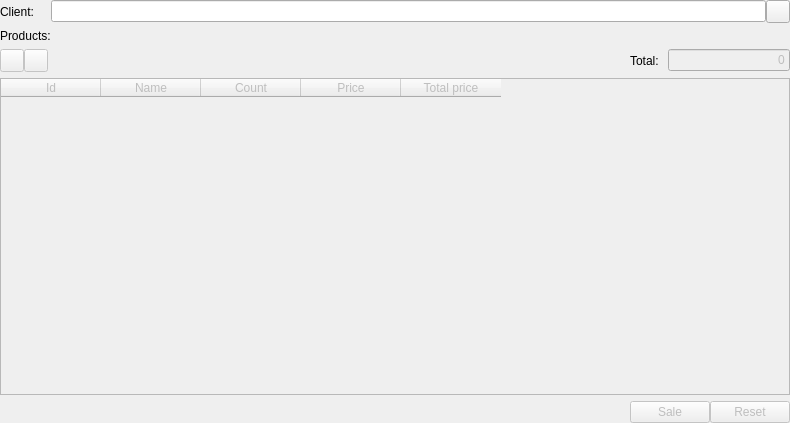
<?xml version="1.0" encoding="UTF-8"?>
<ui version="4.0">
 <class>NewSaleForm</class>
 <widget class="QWidget" name="NewSaleForm">
  <property name="geometry">
   <rect>
    <x>0</x>
    <y>0</y>
    <width>790</width>
    <height>423</height>
   </rect>
  </property>
  <property name="windowTitle">
   <string>Form</string>
  </property>
  <layout class="QGridLayout" name="gridLayout">
   <property name="leftMargin">
    <number>0</number>
   </property>
   <property name="topMargin">
    <number>0</number>
   </property>
   <property name="rightMargin">
    <number>0</number>
   </property>
   <property name="bottomMargin">
    <number>0</number>
   </property>
   <property name="horizontalSpacing">
    <number>0</number>
   </property>
   <item row="0" column="0">
    <widget class="QLabel" name="lblClient">
     <property name="text">
      <string>Client:</string>
     </property>
    </widget>
   </item>
   <item row="0" column="1" colspan="4">
    <widget class="QLineEdit" name="txtClient">
     <property name="readOnly">
      <bool>true</bool>
     </property>
    </widget>
   </item>
   <item row="0" column="5">
    <widget class="QToolButton" name="btnSelectClient">
     <property name="text">
      <string/>
     </property>
     <property name="icon">
      <iconset resource="../../res/resource.qrc">
       <normaloff>:/icons/select.png</normaloff>:/icons/select.png</iconset>
     </property>
    </widget>
   </item>
   <item row="1" column="0">
    <widget class="QLabel" name="lblProducts">
     <property name="text">
      <string>Products:</string>
     </property>
    </widget>
   </item>
   <item row="2" column="0" colspan="2">
    <widget class="QWidget" name="widget" native="true">
     <layout class="QHBoxLayout" name="horizontalLayout">
      <property name="spacing">
       <number>0</number>
      </property>
      <property name="leftMargin">
       <number>0</number>
      </property>
      <property name="topMargin">
       <number>0</number>
      </property>
      <property name="rightMargin">
       <number>0</number>
      </property>
      <property name="bottomMargin">
       <number>0</number>
      </property>
      <item>
       <widget class="QToolButton" name="btnAddProduct">
        <property name="enabled">
         <bool>false</bool>
        </property>
        <property name="text">
         <string/>
        </property>
        <property name="icon">
         <iconset resource="../../res/resource.qrc">
          <normaloff>:/icons/plus.png</normaloff>:/icons/plus.png</iconset>
        </property>
       </widget>
      </item>
      <item>
       <widget class="QToolButton" name="btnDeleteProduct">
        <property name="enabled">
         <bool>false</bool>
        </property>
        <property name="text">
         <string/>
        </property>
        <property name="icon">
         <iconset resource="../../res/resource.qrc">
          <normaloff>:/icons/minus.png</normaloff>:/icons/minus.png</iconset>
        </property>
       </widget>
      </item>
      <item>
       <spacer name="horizontalSpacer_2">
        <property name="orientation">
         <enum>Qt::Horizontal</enum>
        </property>
        <property name="sizeHint" stdset="0">
         <size>
          <width>40</width>
          <height>20</height>
         </size>
        </property>
       </spacer>
      </item>
     </layout>
    </widget>
   </item>
   <item row="2" column="3" colspan="3">
    <widget class="QLineEdit" name="txtTotal">
     <property name="enabled">
      <bool>false</bool>
     </property>
     <property name="sizePolicy">
      <sizepolicy hsizetype="Minimum" vsizetype="Fixed">
       <horstretch>0</horstretch>
       <verstretch>0</verstretch>
      </sizepolicy>
     </property>
     <property name="text">
      <string>0</string>
     </property>
     <property name="alignment">
      <set>Qt::AlignRight|Qt::AlignTrailing|Qt::AlignVCenter</set>
     </property>
     <property name="readOnly">
      <bool>true</bool>
     </property>
    </widget>
   </item>
   <item row="3" column="0" colspan="6">
    <widget class="QTableWidget" name="tableWidget">
     <property name="enabled">
      <bool>false</bool>
     </property>
     <property name="selectionMode">
      <enum>QAbstractItemView::SingleSelection</enum>
     </property>
     <property name="selectionBehavior">
      <enum>QAbstractItemView::SelectRows</enum>
     </property>
     <column>
      <property name="text">
       <string>Id</string>
      </property>
     </column>
     <column>
      <property name="text">
       <string>Name</string>
      </property>
     </column>
     <column>
      <property name="text">
       <string>Count</string>
      </property>
     </column>
     <column>
      <property name="text">
       <string>Price</string>
      </property>
     </column>
     <column>
      <property name="text">
       <string>Total price</string>
      </property>
     </column>
    </widget>
   </item>
   <item row="4" column="1">
    <spacer name="horizontalSpacer">
     <property name="orientation">
      <enum>Qt::Horizontal</enum>
     </property>
     <property name="sizeHint" stdset="0">
      <size>
       <width>630</width>
       <height>20</height>
      </size>
     </property>
    </spacer>
   </item>
   <item row="4" column="2" colspan="2">
    <widget class="QPushButton" name="btnSale">
     <property name="enabled">
      <bool>false</bool>
     </property>
     <property name="text">
      <string>Sale</string>
     </property>
     <property name="icon">
      <iconset resource="../../res/resource.qrc">
       <normaloff>:/icons/buy.png</normaloff>:/icons/buy.png</iconset>
     </property>
    </widget>
   </item>
   <item row="4" column="4" colspan="2">
    <widget class="QPushButton" name="btnReset">
     <property name="enabled">
      <bool>false</bool>
     </property>
     <property name="text">
      <string>Reset</string>
     </property>
     <property name="icon">
      <iconset resource="../../res/resource.qrc">
       <normaloff>:/icons/delete.png</normaloff>:/icons/delete.png</iconset>
     </property>
    </widget>
   </item>
   <item row="2" column="2">
    <widget class="QLabel" name="lblTotal">
     <property name="text">
      <string>Total:</string>
     </property>
    </widget>
   </item>
  </layout>
 </widget>
 <resources>
  <include location="../../res/resource.qrc"/>
 </resources>
 <connections>
  <connection>
   <sender>btnSelectClient</sender>
   <signal>clicked()</signal>
   <receiver>NewSaleForm</receiver>
   <slot>slotButton()</slot>
   <hints>
    <hint type="sourcelabel">
     <x>802</x>
     <y>12</y>
    </hint>
    <hint type="destinationlabel">
     <x>407</x>
     <y>228</y>
    </hint>
   </hints>
  </connection>
  <connection>
   <sender>btnSale</sender>
   <signal>clicked()</signal>
   <receiver>NewSaleForm</receiver>
   <slot>slotButton()</slot>
   <hints>
    <hint type="sourcelabel">
     <x>769</x>
     <y>443</y>
    </hint>
    <hint type="destinationlabel">
     <x>407</x>
     <y>228</y>
    </hint>
   </hints>
  </connection>
  <connection>
   <sender>btnAddProduct</sender>
   <signal>clicked()</signal>
   <receiver>NewSaleForm</receiver>
   <slot>slotButton()</slot>
   <hints>
    <hint type="sourcelabel">
     <x>13</x>
     <y>68</y>
    </hint>
    <hint type="destinationlabel">
     <x>407</x>
     <y>228</y>
    </hint>
   </hints>
  </connection>
  <connection>
   <sender>btnDeleteProduct</sender>
   <signal>clicked()</signal>
   <receiver>NewSaleForm</receiver>
   <slot>slotButton()</slot>
   <hints>
    <hint type="sourcelabel">
     <x>40</x>
     <y>68</y>
    </hint>
    <hint type="destinationlabel">
     <x>407</x>
     <y>228</y>
    </hint>
   </hints>
  </connection>
  <connection>
   <sender>btnReset</sender>
   <signal>clicked()</signal>
   <receiver>NewSaleForm</receiver>
   <slot>slotButton()</slot>
   <hints>
    <hint type="sourcelabel">
     <x>743</x>
     <y>408</y>
    </hint>
    <hint type="destinationlabel">
     <x>394</x>
     <y>211</y>
    </hint>
   </hints>
  </connection>
 </connections>
 <slots>
  <slot>slotButton()</slot>
 </slots>
</ui>
